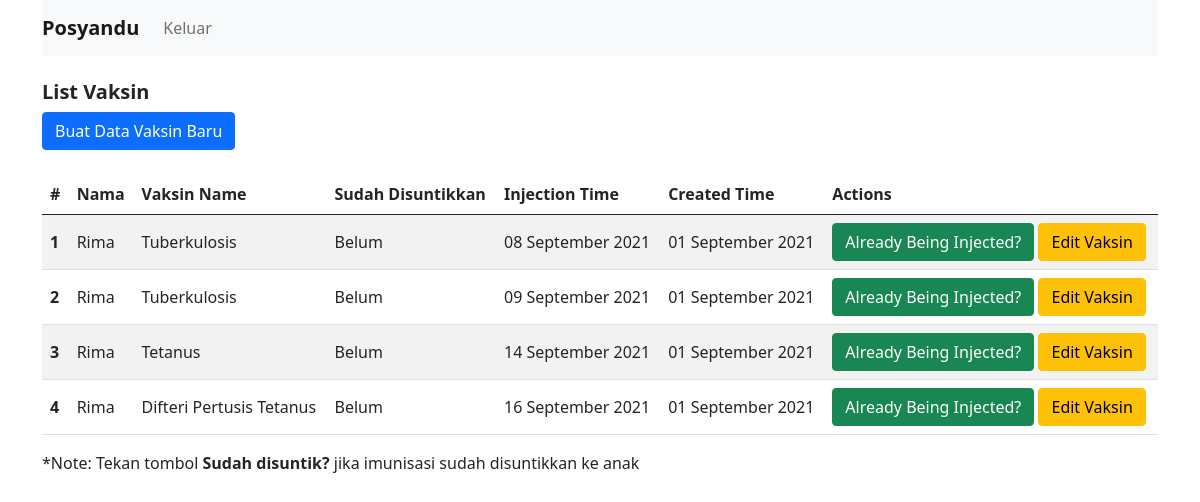
/vaksin.php?id=28690 (signed in), run on the app's committed database.
### tables this page shows
CREATE TABLE `vaksin` (
  `id` int(11) NOT NULL,
  `child_id` int(11) NOT NULL,
  `nama` varchar(255) NOT NULL,
  `nama_vaksin` varchar(255) NOT NULL,
  `is_injected` tinyint(1) NOT NULL,
  `injected_at` datetime NOT NULL,
  `created_at` datetime NOT NULL DEFAULT current_timestamp()
);

### vaksin.php (the view, shortened to what this page needs)
<?php
require_once("function.php");
$id = $_GET["id"];
$list_vaksin_anak = get_vaksin_list_data($id, 0);
?>
<?= head("List Vaksin"); ?>
<div class="container mt-4">
    <div class="row">
        <div class="col">
            <h5><b>List Vaksin</b></h5>
            <?php if ($list_vaksin_anak->num_rows > 0) : ?>
                <a href="<?= basename("new_vaksin.php?id=" . $id); ?>" class="btn btn-primary mb-4">Buat Data Vaksin Baru</a>
                <table class="table table-striped">
                    <thead>
                        <th scope="col">#</th>
                        <th scope="col">Nama</th>
                        <th scope="col">Vaksin Name</th>
                        <th scope="col">Sudah Disuntikkan</th>
                        <th scope="col">Injection Time</th>
                        <th scope="col">Created Time</th>
                        <th scope="col">Actions</th>
                    </thead>
                    <tbody>
                        <?php $no = 0; ?>
                        <?php foreach ($list_vaksin_anak as $vaksin) : ?>
                            <?php $injection_time_formatted = date_format(new DateTime($vaksin["injected_at"]), "d F Y"); ?>
                            <?php $created_at_formatted = date_format(new DateTime($vaksin["created_at"]), "d F Y"); ?>
                            <?php $is_injected = ($vaksin["is_injected"] == "0" ? "Belum" : "Sudah")?>
                            <tr>
                                <th class="align-middle" scope="row"><?= ++$no; ?></th>
                                <td class="align-middle"><?= $vaksin["nama"]; ?></td>
                                <td class="align-middle"><?= $vaksin["nama_vaksin"]; ?></td>
                                <td class="align-middle"><?= $is_injected; ?></td>
                                <td class="align-middle"><?= $injection_time_formatted; ?></td>
                                <td class="align-middle"><?= $created_at_formatted; ?></td>
                                <td class="align-middle">
                                    <a href="<?= basename("function.php?func=sudah-vaksin&id=" . $vaksin["id"]); ?>" class="btn btn-success">Already Being Injected?</a>
                                    <a href="<?= basename("update-vaksin.php?id=" . $vaksin["id"]); ?>" class="btn btn-warning">Edit Vaksin</a>
                                </td>
                            </tr>
                        <?php endforeach; ?>
                    </tbody>
                </table>
            <?php endif; ?>
            <p>*Note: Tekan tombol <b>Sudah disuntik?</b> jika imunisasi sudah disuntikkan ke anak</p>
        </div>
    </div>
</div>
<?= footer(); ?>

### function.php (shortened to what this page needs)
<?php
require_once("mysql.php");
function head($title)
{
    echo '<!DOCTYPE html>
        <html lang="en">
        <head>
            <meta charset="UTF-8">
            <meta name="viewport" content="width=device-width, initial-scale=1.0">
            <title>' . ($title == "" ? "Login Administration" : $title) . '</title>
            <link href="https://cdn.jsdelivr.net/npm/bootstrap@5.0.0-beta1/dist/css/bootstrap.min.css" rel="stylesheet">
        </head>
        <body>
            <header class="container">
                <nav class="navbar navbar-expand-lg navbar-light bg-light">
                    <a class="navbar-brand" href="' . basename("home.php") . '"><b>Posyandu</b></a>
                    <ul class="navbar-nav mr-auto">
                        <li class="nav-item ml-5">
                            ' . (empty($_SESSION["username"]) ? '<a href="index.php" class="nav-link">Masuk</a>' : '<a href="function.php?func=logout" class="nav-link">Keluar</a>') . '
                        </li>
                    </ul>
                </nav>
            </header>
        ';
}
function footer()
{
    echo '<script src="https://cdn.jsdelivr.net/npm/bootstrap@5.0.0-beta1/dist/js/bootstrap.bundle.min.js"></script>
        </body>
        <script src="https://cdnjs.cloudflare.com/ajax/libs/Chart.js/2.9.4/Chart.min.js"></script>
        <script>
            const checkBoxPassword = document.querySelector("#seePassword");
            const inputPassword    = document.querySelector("#password");
            checkBoxPassword.addEventListener("change", e => {
                if(e.target.checked) {
                    inputPassword.setAttribute("type", "text");
                } else {
                    inputPassword.setAttribute("type", "password");
                }
            })
        </script>
        </html>';
}
function get_vaksin_list_data($id, $is_injected)
{
    global $con;
    if($is_injected == 1) {
        $query = "SELECT * FROM vaksin WHERE child_id=$id AND `is_injected`=$is_injected ORDER BY vaksin.created_at DESC";
    } else {
        $query = "SELECT * FROM vaksin WHERE child_id=$id AND `is_injected`=$is_injected ORDER BY vaksin.injected_at ASC";
    }
    $result = $con->query($query);
    return $result;
}

### data on the page
vaksin: nama "Rima", nama_vaksin "Tuberkulosis", is_injected "Belum", injected_at "08 September 2021", created_at "01 September 2021"
vaksin: nama "Rima", nama_vaksin "Tuberkulosis", is_injected "Belum", injected_at "09 September 2021", created_at "01 September 2021"
vaksin: nama "Rima", nama_vaksin "Tetanus", is_injected "Belum", injected_at "14 September 2021", created_at "01 September 2021"
vaksin: nama "Rima", nama_vaksin "Difteri Pertusis Tetanus", is_injected "Belum", injected_at "16 September 2021", created_at "01 September 2021"
